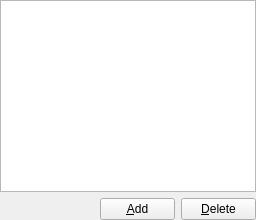
     <widget class="QWidget" name="layout3">
      <layout class="QGridLayout">
       <property name="margin">
        <number>0</number>
       </property>
       <item row="0" column="0" colspan="3">
        <widget class="QListView" name="serverListView"/>
       </item>
       <item row="1" column="2">
        <widget class="QPushButton" name="deleteButton">
         <property name="sizePolicy">
          <sizepolicy hsizetype="Fixed" vsizetype="Fixed">
           <horstretch>0</horstretch>
           <verstretch>0</verstretch>
          </sizepolicy>
         </property>
         <property name="maximumSize">
          <size>
           <width>75</width>
           <height>16777215</height>
          </size>
         </property>
         <property name="text">
          <string>&amp;Delete</string>
         </property>
         <property name="shortcut">
          <string>Alt+D</string>
         </property>
         <property name="autoDefault">
          <bool>false</bool>
         </property>
        </widget>
       </item>
       <item row="1" column="1">
        <widget class="QPushButton" name="addButton">
         <property name="sizePolicy">
          <sizepolicy hsizetype="Fixed" vsizetype="Fixed">
           <horstretch>0</horstretch>
           <verstretch>0</verstretch>
          </sizepolicy>
         </property>
         <property name="maximumSize">
          <size>
           <width>75</width>
           <height>16777215</height>
          </size>
         </property>
         <property name="text">
          <string>&amp;Add</string>
         </property>
         <property name="shortcut">
          <string>Alt+A</string>
         </property>
         <property name="autoDefault">
          <bool>false</bool>
         </property>
        </widget>
       </item>
       <item row="1" column="0">
        <spacer name="horizontalSpacer_2">
         <property name="orientation">
          <enum>Qt::Horizontal</enum>
         </property>
         <property name="sizeHint" stdset="0">
          <size>
           <width>0</width>
           <height>0</height>
          </size>
         </property>
        </spacer>
       </item>
      </layout>
     </widget>
